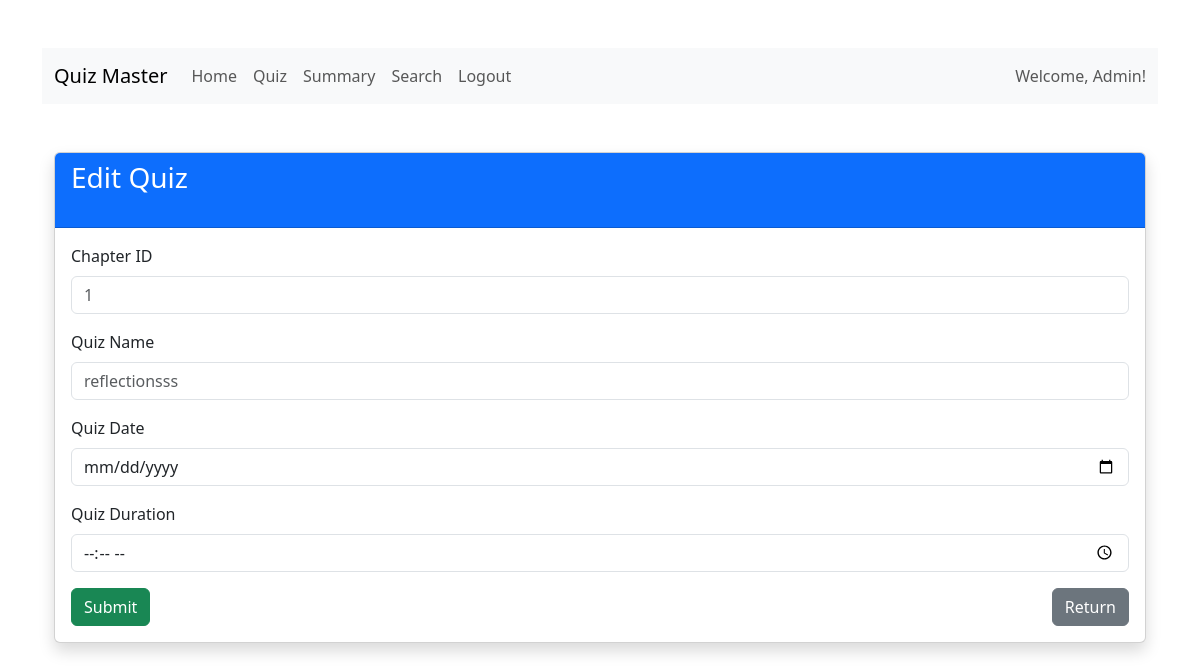
/editquiz/1, run on an earlier commit of the app's database.
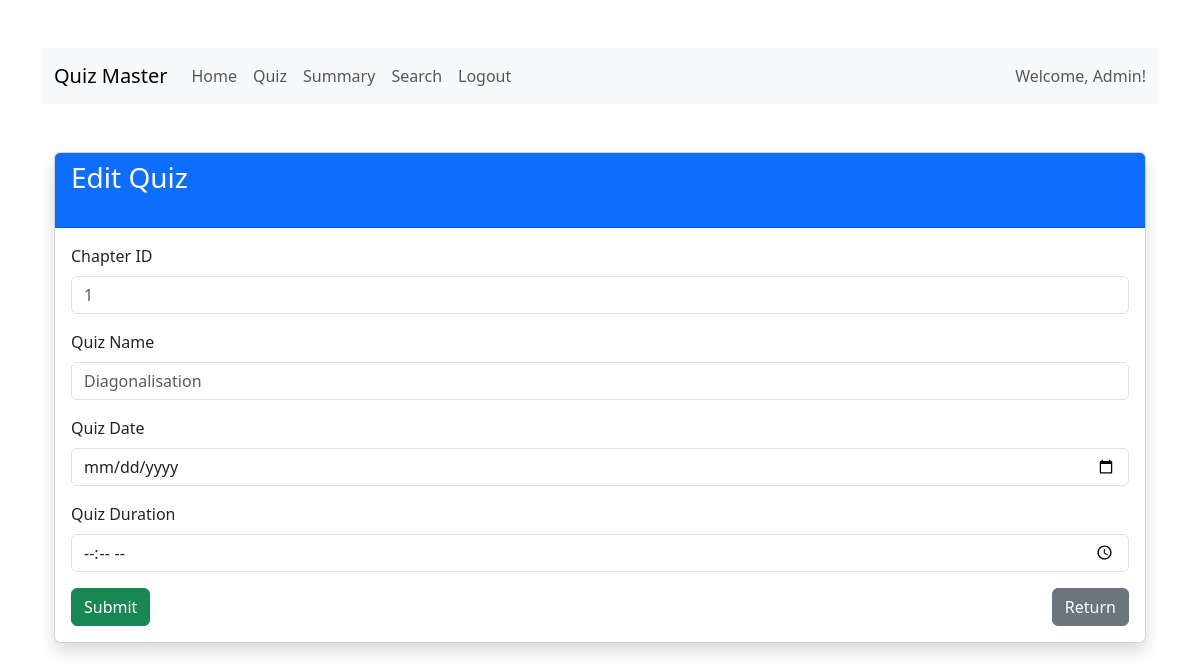
And on a later commit of the database.
### models/quiz.py (models this page shows, shortened)
class Quiz(db.Model):
    id = db.Column(db.Integer, primary_key=True)
    chapter_id = db.Column(db.Integer, db.ForeignKey('chapter.id'), nullable=False)
    quizdate = db.Column(db.Date)
    quizduration = db.Column(db.Time)
    quizname=db.Column(db.String(150), nullable=False,unique=True)
    questions = db.relationship('Question', backref='quiz', cascade="all, delete-orphan", lazy=True)
    scores = db.relationship('Score', backref='quiz', cascade="all, delete-orphan", lazy=True)

### app.py (the view, shortened to what this page needs)
@app.route("/editquiz/<int:id>", methods=["GET", "POST"])
def editquiz(id):
    quiz = Quiz.query.filter_by(id=id).first()
    if request.method == "GET":
        return render_template("editquiz.html",quiz=quiz)

### templates/editquiz.html (shortened to what this page needs)
{% extends "base.html" %}
{% block content %}
<nav class="navbar navbar-expand-lg navbar-light bg-light">
    <div class="container-fluid">
        <a class="navbar-brand" href="{{ url_for('path', role='admin', id=1) }}">Quiz Master</a>
        <div class="collapse navbar-collapse" id="navbarSupportedContent">
            <ul class="navbar-nav me-auto mb-2 mb-lg-0">
                <li class="nav-item">
                    <a class="nav-link" href="{{ url_for('path', role='admin', id=1) }}">Home</a>
                </li>
                <li class="nav-item">
                    <a class="nav-link" href="{{ url_for('quizmanagement') }}">Quiz</a>
                </li>
                <li class="nav-item">
                    <a class="nav-link" href="{{ url_for('adminsummary') }}">Summary</a>
                </li>
                <li class="nav-item">
                    <a class="nav-link" href="{{ url_for('adminsearch') }}">Search</a>
                </li>
                <li class="nav-item">
                    <a class="nav-link" href="{{ url_for('logout') }}">Logout</a>
                </li>
            </ul>
            <span class="navbar-text ms-auto">
                Welcome, Admin!
            </span>
        </div>
    </div>
</nav>
<div class="container mt-5">
    <div class="card shadow">
        <div class="card-header bg-primary text-white">
            <h3 class="mb-4">Edit Quiz</h3>
        </div>
        <div class="card-body">
            <form method="POST">
                <div class="mb-3">
                    <label for="chapterid" class="form-label">Chapter ID</label>
                    <input type="text" class="form-control" name="chapterid" placeholder="{{quiz.chapter_id}}">
                </div>
                <div class="mb-3">
                    <label for="quizname" class="form-label">Quiz Name</label>
                    <input type="text" class="form-control" name="quizname" placeholder="{{quiz.quizname}}">
                </div>
                <div class="mb-3">
                    <label for="quizdate" class="form-label">Quiz Date</label>
                    <input type="date" class="form-control" name="quizdate" placeholder="{{quiz.quizdate}}">
                </div>
                <div class="mb-3">
                    <label for="quizduration" class="form-label">Quiz Duration</label>
                    <input type="time" class="form-control" name="quizduration" placeholder="{{quiz.quizduration}}">
                </div>
                <div class="d-flex justify-content-between">
                    <button type="submit" class="btn btn-success">Submit</button>
                    <button type="button" class="btn btn-secondary" onclick="window.location.href='{{ url_for('quizmanagement') }}'">Return</button>
                </div>
            </form>
        </div>
    </div>
</div>
{% endblock %}

What changed in the data, as far as the page shows it:
changed Quiz: quizname "reflectionsss" → "Diagonalisation"
